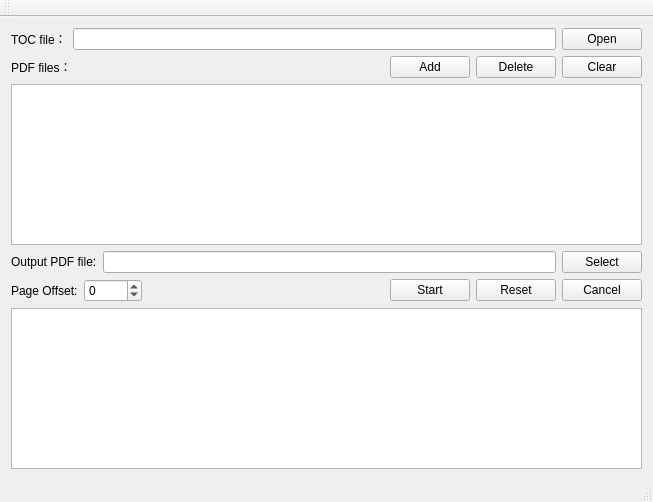
<?xml version="1.0" encoding="UTF-8"?>
<ui version="4.0">
 <class>MainWindow</class>
 <widget class="QMainWindow" name="MainWindow">
  <property name="geometry">
   <rect>
    <x>0</x>
    <y>0</y>
    <width>653</width>
    <height>502</height>
   </rect>
  </property>
  <property name="windowTitle">
   <string>MainWindow</string>
  </property>
  <widget class="QWidget" name="centralWidget">
   <layout class="QVBoxLayout" name="verticalLayout">
    <item>
     <layout class="QHBoxLayout" name="horizontalLayout">
      <item>
       <widget class="QLabel" name="label">
        <property name="text">
         <string>TOC file：</string>
        </property>
       </widget>
      </item>
      <item>
       <widget class="QLineEdit" name="toc_file_input"/>
      </item>
      <item>
       <widget class="QPushButton" name="open_toc_btn">
        <property name="text">
         <string>Open</string>
        </property>
       </widget>
      </item>
     </layout>
    </item>
    <item>
     <layout class="QHBoxLayout" name="horizontalLayout_4">
      <item>
       <widget class="QLabel" name="label_2">
        <property name="text">
         <string>PDF files：</string>
        </property>
       </widget>
      </item>
      <item>
       <spacer name="horizontalSpacer_2">
        <property name="orientation">
         <enum>Qt::Horizontal</enum>
        </property>
        <property name="sizeHint" stdset="0">
         <size>
          <width>40</width>
          <height>20</height>
         </size>
        </property>
       </spacer>
      </item>
      <item>
       <widget class="QPushButton" name="add_pdf_btn">
        <property name="text">
         <string>Add</string>
        </property>
       </widget>
      </item>
      <item>
       <widget class="QPushButton" name="remove_pdf_btn">
        <property name="text">
         <string>Delete</string>
        </property>
       </widget>
      </item>
      <item>
       <widget class="QPushButton" name="clear_pdfs_btn">
        <property name="text">
         <string>Clear</string>
        </property>
       </widget>
      </item>
     </layout>
    </item>
    <item>
     <widget class="QListWidget" name="pdf_list"/>
    </item>
    <item>
     <layout class="QHBoxLayout" name="horizontalLayout_2">
      <item>
       <widget class="QLabel" name="label_3">
        <property name="text">
         <string>Output PDF file:</string>
        </property>
       </widget>
      </item>
      <item>
       <widget class="QLineEdit" name="output_filename"/>
      </item>
      <item>
       <widget class="QPushButton" name="save_output_pdf_btn">
        <property name="text">
         <string>Select</string>
        </property>
       </widget>
      </item>
     </layout>
    </item>
    <item>
     <layout class="QHBoxLayout" name="horizontalLayout_3">
      <item>
       <widget class="QLabel" name="label_4">
        <property name="text">
         <string>Page Offset:</string>
        </property>
       </widget>
      </item>
      <item>
       <widget class="QSpinBox" name="page_offset_input">
        <property name="minimum">
         <number>-9999</number>
        </property>
        <property name="maximum">
         <number>9999</number>
        </property>
       </widget>
      </item>
      <item>
       <spacer name="horizontalSpacer">
        <property name="orientation">
         <enum>Qt::Horizontal</enum>
        </property>
        <property name="sizeHint" stdset="0">
         <size>
          <width>40</width>
          <height>20</height>
         </size>
        </property>
       </spacer>
      </item>
      <item>
       <widget class="QPushButton" name="start_btn">
        <property name="text">
         <string>Start</string>
        </property>
       </widget>
      </item>
      <item>
       <widget class="QPushButton" name="reset_btn">
        <property name="text">
         <string>Reset</string>
        </property>
       </widget>
      </item>
      <item>
       <widget class="QPushButton" name="cancel_btn">
        <property name="text">
         <string>Cancel</string>
        </property>
       </widget>
      </item>
     </layout>
    </item>
    <item>
     <widget class="QTextEdit" name="output_area">
      <property name="autoFillBackground">
       <bool>false</bool>
      </property>
     </widget>
    </item>
   </layout>
  </widget>
  <widget class="QMenuBar" name="menuBar">
   <property name="geometry">
    <rect>
     <x>0</x>
     <y>0</y>
     <width>653</width>
     <height>21</height>
    </rect>
   </property>
  </widget>
  <widget class="QToolBar" name="mainToolBar">
   <attribute name="toolBarArea">
    <enum>TopToolBarArea</enum>
   </attribute>
   <attribute name="toolBarBreak">
    <bool>false</bool>
   </attribute>
  </widget>
  <widget class="QStatusBar" name="statusBar"/>
 </widget>
 <layoutdefault spacing="6" margin="11"/>
 <resources/>
 <connections/>
</ui>
